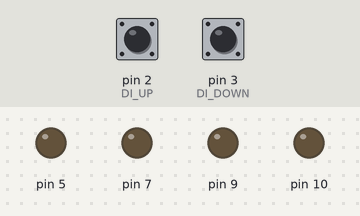
Recording of a sketch running on a simulated Arduino Uno, built with avr-gcc and run on an emulated ATmega328P. On the bench: output pins drawn as LEDs (lit = HIGH). Inputs (shaded band) come from the test bench; at power-on: pin 2 (DI_UP) HIGH, pin 3 (DI_DOWN) HIGH. What the sketch prints to the serial monitor is not drawn.

Above: at 1.2 s.
1.3 s: pin 2 (DI_UP) pulled LOW for 0.15 s
At 1.38 s:
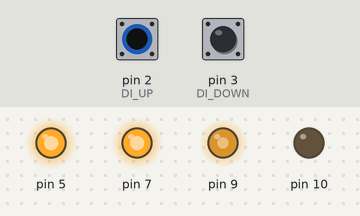
2.9 s: pin 3 (DI_DOWN) pulled LOW for 0.15 s
At 2.97 s:
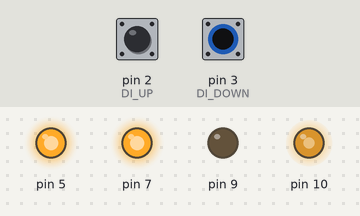
4.5 s: pin 3 (DI_DOWN) pulled LOW for 3.2 s
At 8.9 s:
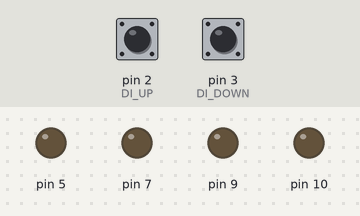
9.2 s: pin 2 (DI_UP) pulled LOW for 1 s
At 9.9 s:
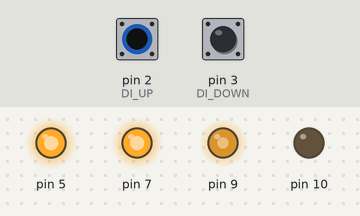
13.2 s: pin 2 (DI_UP) pulled LOW for 3.2 s
At 17.6 s:
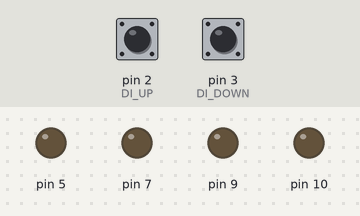
Timing chart, 0 to 18.9 s (numbered marks = the images above; inputs shaded):
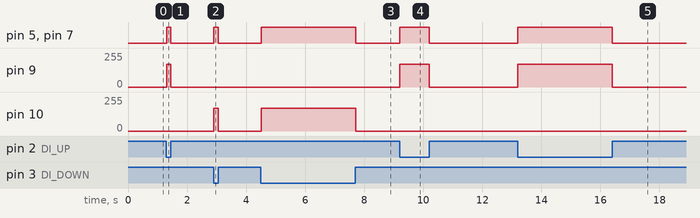

Measured:
- after the input at 1.3 s, pin 5, pin 7: LOW → HIGH at once, → LOW 0.15 s later; pin 9: 0/255 → 170/255 at once, → 0/255 0.15 s later
- after the input at 2.9 s, pin 5, pin 7: LOW → HIGH at once, → LOW 0.15 s later; pin 10: 0/255 → 170/255 at once, → 0/255 0.15 s later
- after the input at 4.5 s, pin 5, pin 7: LOW → HIGH at once, → LOW 3.2 s later; pin 10: 0/255 → 170/255 at once, → 0/255 3.2 s later
- after the input at 9.2 s, pin 5, pin 7: LOW → HIGH at once, → LOW 1.0 s later; pin 9: 0/255 → 170/255 at once, → 0/255 1.0 s later
- after the input at 13.2 s, pin 5, pin 7: LOW → HIGH at once, → LOW 3.2 s later; pin 9: 0/255 → 170/255 at once, → 0/255 3.2 s later

The sketch:

src.ino
```cpp
#include "LowPower.h"
#include "switch-reader.h"
#include "motor.h"

#define DI_UP 2
#define DI_DOWN 3
#define MOTOR_START_UP 5
#define MOTOR_START_DOWN 7
#define MOTOR_UP 9
#define MOTOR_DOWN 10

void led(uint8_t value) {
  digitalWrite(LED_BUILTIN, value);
}

void blink(bool fast = false) {
  int delayInterval = fast ? 100 : 400;

  digitalWrite(LED_BUILTIN, LOW);

  for (int i = 0; i < 10; i++) {
    byte value = i % 2 == 0 ? HIGH : LOW;
    digitalWrite(LED_BUILTIN, value);
    delay(delayInterval);
  }

  digitalWrite(LED_BUILTIN, LOW);
}

SwitchReader readDIUp(DI_UP);
SwitchReader readDIDown(DI_DOWN);
Motor *motor;
short sleepAfter = 5000;
int lastInterruption = 0;

void onUpChanged() {
  readDIUp.onInterruption();
  lastInterruption = millis();
}

void onDownChanged() {
  readDIDown.onInterruption();
  lastInterruption = millis();
}

void setup() {
  Serial.begin(9600);
  while(!Serial) { delay(100); }

  Serial.println("Hello Desk");

  motor = new Motor(170, MOTOR_DOWN, MOTOR_START_DOWN, MOTOR_UP, MOTOR_START_UP);

  pinMode(DI_UP, INPUT_PULLUP);
  pinMode(DI_DOWN, INPUT_PULLUP);

  attachInterrupt(digitalPinToInterrupt(DI_UP), onUpChanged, CHANGE);
  attachInterrupt(digitalPinToInterrupt(DI_DOWN), onDownChanged, CHANGE);
}

void loop() {
  if (readDIUp.getState() == HIGH) {
    motor->forward();
  }
  else if (readDIDown.getState() == HIGH) {
    motor->backward();
  } else {
    motor->stop();
  }

  int now = millis();
  if (now - lastInterruption < sleepAfter) {
    return;
  }

  Serial.println("Going to bed, bye!");
  blink(true);
  LowPower.powerDown(SLEEP_FOREVER, ADC_OFF, BOD_OFF);
}
```

motor.cpp
```cpp
#include "motor.h"

Motor::Motor(byte speed, uint8_t pwm_backward, uint8_t init_backward, uint8_t pwm_forward, uint8_t init_forward) {
  this->pwm_backward = pwm_backward;
  this->init_backward = init_backward;
  this->pwm_forward = pwm_forward;
  this->init_forward = init_forward;

  this->speed = speed;

  pinMode(pwm_backward, OUTPUT);
  pinMode(init_backward, OUTPUT);
  pinMode(pwm_forward, OUTPUT);
  pinMode(init_forward, OUTPUT);
}

bool Motor::isMoving() {
  return this->isEngineMoving;
}

void Motor::forward() {
  if(this->isEngineMoving) {
    analogWrite(this->pwm_backward, LOW);
    delay(10);
  }

  this->enable();
  this->setIsMoving(true);
  analogWrite(this->pwm_forward, this->speed);
}

void Motor::backward() {
  if(this->isEngineMoving) {
    analogWrite(this->pwm_forward, LOW);
    delay(10);
  }

  this->enable();
  this->setIsMoving(true);
  analogWrite(this->pwm_backward, this->speed);
}

void Motor::stop() {
  this->setIsMoving(false);

  analogWrite(this->pwm_backward, LOW);
  digitalWrite(this->init_backward, LOW);
  analogWrite(this->pwm_forward, LOW);
  digitalWrite(this->init_forward, LOW);
  delay(10);
}

void Motor::setIsMoving(bool isMoving) {
  this->isEngineMoving = isMoving;
}

void Motor::enable() {
  digitalWrite(this->init_backward, HIGH);
  digitalWrite(this->init_forward, HIGH);
}

void Motor::setSpeed(byte speed) {
  this->speed = speed;
}
```

motor.h
```cpp
#pragma once

#include <Arduino.h>


class Motor {
  uint8_t pwm_backward;
  uint8_t init_backward;

  uint8_t pwm_forward;
  uint8_t init_forward;

  byte speed;
  bool isEngineMoving = false;

  void setIsMoving(bool isMoving);
  void enable();

  public:

  Motor(byte speed, uint8_t pwm_backward, uint8_t init_backward, uint8_t pwm_forward, uint8_t init_forward);

  bool isMoving();
  void backward();
  void forward();
  void stop();
  void setSpeed(byte speed);
};
```

switch-reader.h
```cpp
#pragma once

#include <Arduino.h>

#define EV_SIZE 4
class SwitchReader {
  volatile byte state = LOW;
  volatile int lastCall = 0;
  short digitalPort;
  short readDelay;

  public:

  SwitchReader(short digitalPort, short readDelay = 50) {
    this->digitalPort = digitalPort;
    this->readDelay = readDelay;
  }

  byte getState() { return this->state; }

  void onInterruption() {
    int now = millis();
    int callDiff = now - this->lastCall;

    this->lastCall = now;

    if(callDiff < this->readDelay) {
      return;
    }

    this->state = this->state == HIGH ? LOW : HIGH;

    // this->event();
  }

  byte previous = LOW;
  short eventIndex = 0;
  int lastEventCall = 0;
  byte eventQueue[4] = { 0, 0, 0, 0 };
  bool checking = false;

  void event() {
    if(this->state == this->previous) {
      return;
    }

    this->eventQueue[this->eventIndex++] = this->previous = this->state;
    checking = this->eventIndex % 2 == this->state;

    if(!checking) {
      this->reset();
    }

    this->printArray();

    if(this->eventIndex == 3) {
      if(checking) {
        Serial.println('Double Click');
      }
      this->reset();
    }
  }

  void printArray() {
    Serial.print("now: ");
    Serial.print(millis());
    Serial.print(" [");

    for (short i = 0; i < EV_SIZE; i++) {
      Serial.print(this->eventQueue[i]);
      if(i != 3) {
        Serial.print(",");
      }
    }

    Serial.print("] ");
    Serial.print(" eventIndex: ");
    Serial.print(eventIndex);
    Serial.print(" checking: ");
    Serial.println(checking);
    // Serial.print(" lastEventCall: ");
    // Serial.print(lastEventCall);
    // Serial.print(" previous: ");
    // Serial.println(previous);
  }

  void reset() {
    Serial.println('reset');

    checking = true;
    this->eventIndex = 0;

    for (short i = 0; i < EV_SIZE; i++) {
      this->eventQueue[i] = 0;
    }
  }
};
```
